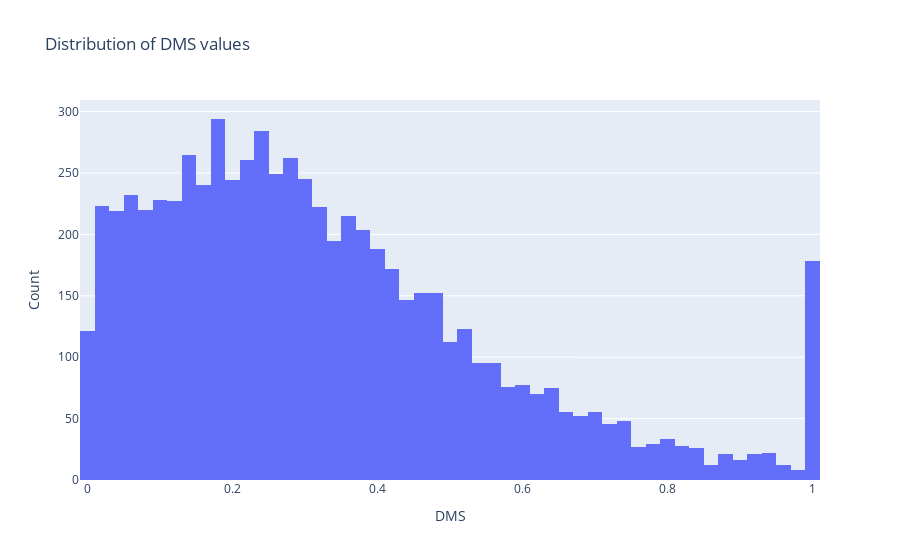

The notebook cell saved with this chart:
### Code cell
normalized_df = normalize_dms(filtered_df, percentile=95)
print_summary(normalized_df)
plot_histogram(normalized_df)

### Figure 1 — Plotly figure (JSON) as saved in the notebook; plotly's stock layout.template omitted (floating-point values rounded to 4 significant figures; data arrays with more than 128 entries replaced by an {"elided": "..."} marker saying what was removed)
{"data": [{"nbinsx": 100, "type": "histogram", "x": {"elided": "6873 float values"}}], "layout": {"title": {"text": "Distribution of DMS values"}, "xaxis": {"title": {"text": "DMS"}}, "yaxis": {"title": {"text": "Count"}}}}
